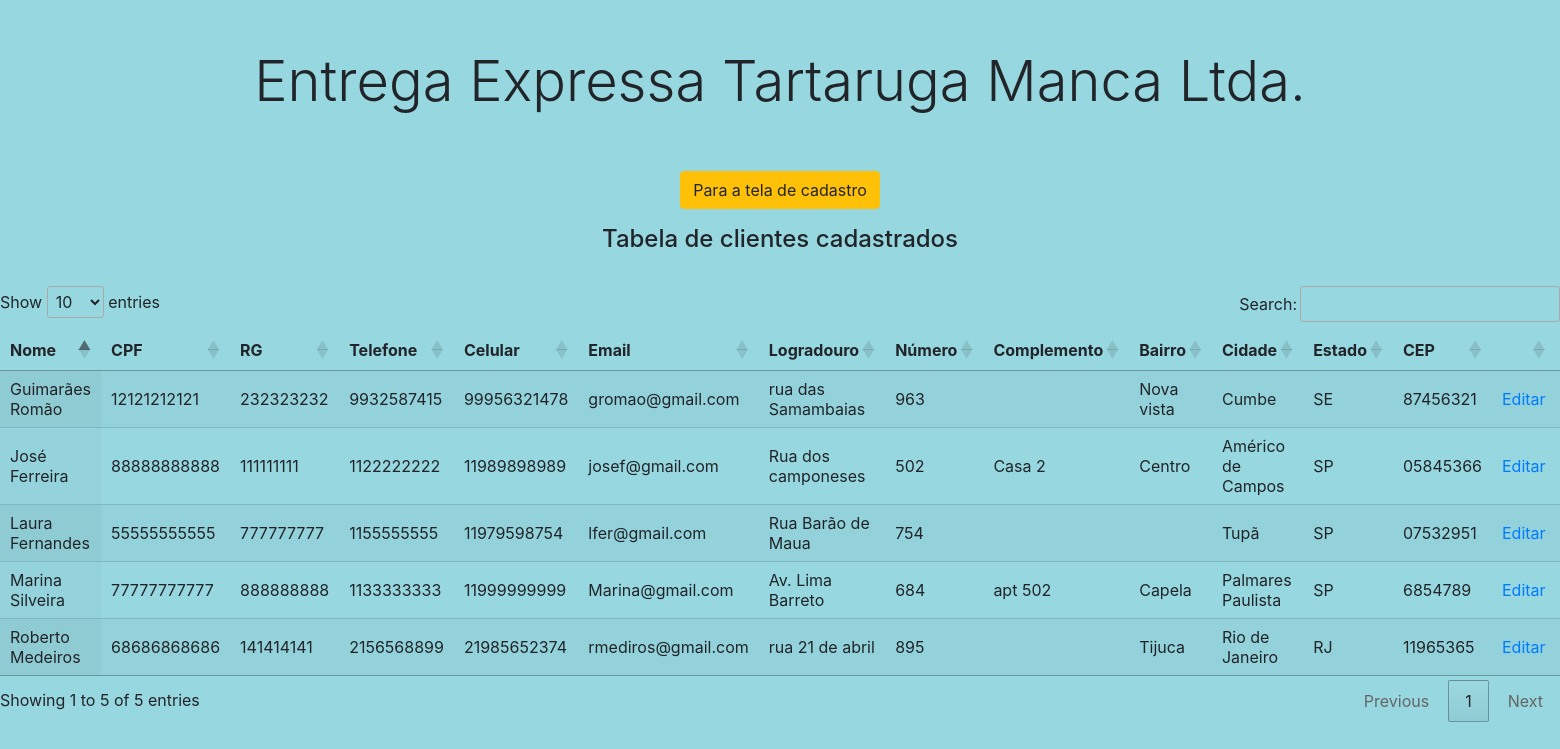
The page /View/clientes.php on the database its author committed.
### tables this page shows
CREATE TABLE `cliente` (
  `id` int(11) NOT NULL,
  `nome` varchar(100) NOT NULL,
  `cpf` double NOT NULL,
  `rg` double NOT NULL,
  `tel` double NOT NULL,
  `celular` double NOT NULL,
  `email` varchar(25) NOT NULL,
  `cidade` varchar(50) NOT NULL,
  `estado` varchar(2) NOT NULL,
  `logra` varchar(50) NOT NULL,
  `numero` int(5) NOT NULL,
  `comple` varchar(15) NOT NULL,
  `bairro` varchar(50) NOT NULL,
  `cep` varchar(8) NOT NULL
);

### View/clientes.php (the view, shortened to what this page needs)
<?php
   require_once "../Controller/banco.php";
   require_once '../Model/logos.php';
   nomeEmpresa();
   $sqlCliente="SELECT * FROM cliente ORDER BY id DESC";
   $dados = mysqli_query($conexao,$sqlCliente) or die(mysqli_error($conexao));
?>
<!DOCTYPE html>
<html lang="pt-br">
  <head>
    <link rel="stylesheet" href="https://stackpath.bootstrapcdn.com/bootstrap/4.1.3/css/bootstrap.min.css">
    <link rel="stylesheet" href="../assets/css/comum.css">
    <link rel="stylesheet" type="text/css" href="https://cdn.datatables.net/1.11.3/css/jquery.dataTables.min.css">
  </head>
  <body>
    <div class="text-center">
        <a class="btn btn-warning" href="../index.php" role="button">Para a tela de cadastro</a>
    </div>
    <div class="pricing-header px-3 py-3 pt-md-3 pb-md-4 mx-auto text-center">
        <h4 class="display-6">Tabela de clientes cadastrados</h4>
     </div>
    <table class="display" id="datatable">
        <thead>
          <tr>
            <th>Nome</th>
            <th>CPF</th>
            <th>RG</th>
            <th>Telefone</th>
            <th>Celular</th>
            <th>Email</th>
            <th>Logradouro</th>
            <th>Número</th>
            <th>Complemento</th>
            <th>Bairro</th>
            <th>Cidade</th>
            <th>Estado</th>
            <th>CEP</th>
            <th></th>
            <th></th>
          </tr>
        </thead>
        <tbody>
          <tr>
            <?php while($dados1 = mysqli_fetch_array($dados)):
              $id=$dados1['id'];?>
            <td><?php echo $dados1['nome'];?></td>
            <td><?php echo $dados1['cpf'];?></td>
            <td><?php echo $dados1['rg'];?></td>
            <td><?php echo $dados1['tel'];?></td>
            <td><?php echo $dados1['celular'];?></td>
            <td><?php echo $dados1['email'];?></td>
            <td><?php echo $dados1['logra'];?></td>
            <td><?php echo $dados1['numero'];?></td>
            <td><?php echo $dados1['comple'];?></td>
            <td><?php echo $dados1['bairro'];?></td>
            <td><?php echo $dados1['cidade'];?></td>
            <td><?php echo $dados1['estado'];?></td>
            <td><?php echo $dados1['cep'];?></td>
            <td><a href="../Controller/entradaEdit.php?id=<?php echo $id?>">Editar</a></td>
            <td><a href="apagarPergunta.php?id=<?php echo $id?>">Apagar</a></td>
          </tr>
          <?php endwhile; ?>
        </tbody>
    </table>
        <br><br><br>
  </body>
</html>

### Model/logos.php
<?php
function nomeEmpresa()
{
    echo '<div class="pricing-header px-3 py-3 pt-md-5 pb-md-4 mx-auto text-center">';
    echo '<h1 class="display-4">Entrega Expressa Tartaruga Manca Ltda.</h1>';
    echo '</div>';
}

### assets/css/comum.css (style rules this page uses)
body { background-color: #97d7df; }

### rows shown on the page
cliente: nome "Guimarães Romão", cpf "12121212121", rg "232323232", tel "9932587415", celular "99956321478", email "gromao@gmail.com", logra "rua das Samambaias", numero "963", bairro "Nova vista", cidade "Cumbe", estado "SE", cep "87456321"
cliente: nome "Roberto Medeiros", cpf "68686868686", rg "141414141", tel "2156568899", celular "21985652374", email "rmediros@gmail.com", logra "rua 21 de abril", numero "895", bairro "Tijuca", cidade "Rio de Janeiro", estado "RJ", cep "11965365"
cliente: nome "Laura Fernandes", cpf "55555555555", rg "777777777", tel "1155555555", celular "11979598754", email "lfer@gmail.com", logra "Rua Barão de Maua", numero "754", cidade "Tupã", estado "SP", cep "07532951"
cliente: nome "José Ferreira", cpf "88888888888", rg "111111111", tel "1122222222", celular "11989898989", email "josef@gmail.com", logra "Rua dos camponeses", numero "502", comple "Casa 2", bairro "Centro", cidade "Américo de Campos", estado "SP", cep "05845366"
cliente: nome "Marina Silveira", cpf "77777777777", rg "888888888", tel "1133333333", celular "11999999999", email "Marina@gmail.com", logra "Av. Lima Barreto", numero "684", comple "apt 502", bairro "Capela", cidade "Palmares Paulista", estado "SP", cep "6854789"
